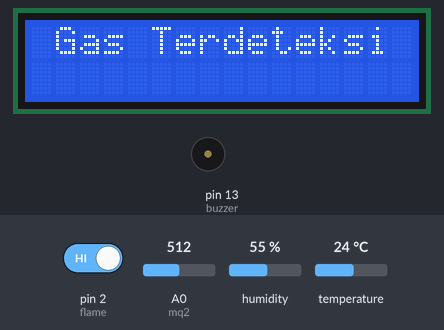
Bench run of a sketch on a simulated Arduino Uno, built with avr-gcc and run on an emulated ATmega328P. Parts: 16×2 character LCD, buzzer (waves = sounding, pin HIGH). Inputs (shaded band) come from the test bench; at power-on: A0 (mq2) = 512, pin 2 (flame) HIGH, humidity 55 %, temperature 24 °C.

Above: at 4.7 s.
4.8 s: A0 (mq2) set to 316
6.9 s: A0 (mq2) set to 288
At 8.9 s:
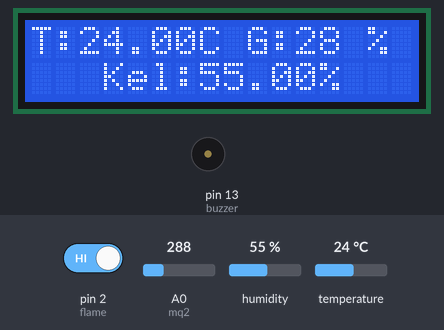
9.7 s: pin 2 (flame) driven LOW
At 11.2 s:
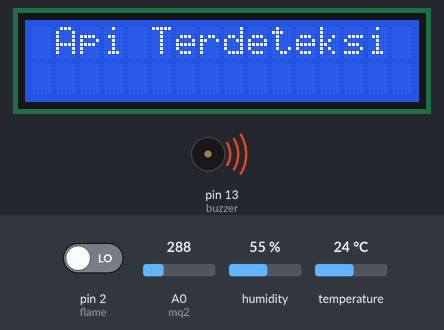
11.8 s: pin 2 (flame) driven HIGH
At 13.2 s:
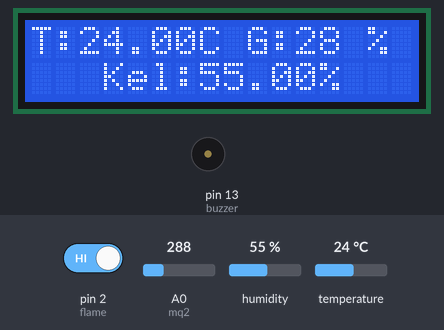
13.9 s: humidity set to 22 %
At 15.6 s:
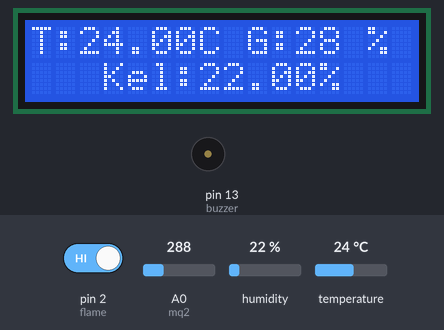
16.0 s: temperature set to 12 °C
At 17.1 s:
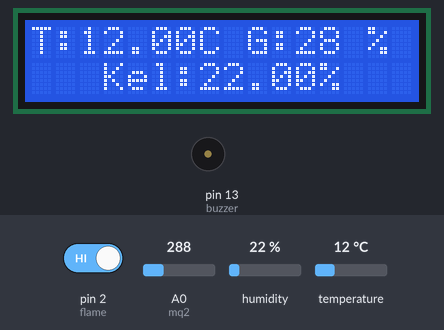
Timing chart, 0 to 19.0 s (numbered marks = the images above; inputs shaded):
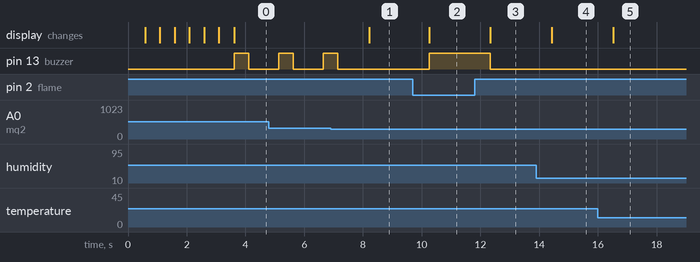

Measured:
- the behaviour switches between 307 and 306 on A0 (mq2) (found by bisection; images 0 and 1)
- after the input at 6.9 s, pin 13 (buzzer): goes on until 7.1 s, then stays LOW; the display: changes after 1.3 s (image 1)
- after the input at 9.7 s, pin 13 (buzzer): LOW → HIGH after 0.56 s; the display: changes after 0.56 s (image 2)
- after the input at 11.8 s, pin 13 (buzzer): HIGH → LOW after 0.54 s; the display: changes after 0.54 s (image 3)
- after the input at 13.9 s, the display: changes after 0.54 s (image 4)
- after the input at 16.0 s, the display: changes after 0.53 s (image 5)

The sketch:

jhon_proyek.ino
```cpp
#include <LiquidCrystal_I2C.h>
#include <DHT.h>
#include <SoftwareSerial.h>

LiquidCrystal_I2C lcd(0x27, 16, 2);
DHT dht(3, DHT11);
SoftwareSerial arduino(4,5);

#define flame 2
#define buzzer 13
#define mq2 A0

float temp, humi;
int flame_val, gasAnalog, gas, status;


void setup() {
  Serial.begin(9600);
  arduino.begin(115200);
  dht.begin();

  lcd.init();
  lcd.backlight();
  lcd.setCursor(3,0);
  lcd.print("Jhon Cenna");
  lcd.setCursor(1,1);
  lcd.print("Loading");

  for(int i = 8; i < 15; i++){
    lcd.setCursor(i,1);
    lcd.print(".");
    delay(500);
  }
  lcd.setBacklight(0x01);
  pinMode(flame, INPUT);
  pinMode(mq2, INPUT);
  pinMode(buzzer, OUTPUT);
  digitalWrite(buzzer, LOW);

}

void loop() {
  flame_val = digitalRead(flame);
  gasAnalog = analogRead(mq2);
  gas = map(gasAnalog, 0, 1023, 0, 100);

  if(flame_val == 0){
    lcd.clear();
    lcd.setCursor(1,0);
    lcd.print("Api Terdeteksi");
    digitalWrite(buzzer, HIGH);
    status = 1;
    sendData();
  }

  else if(gas >= 30){
    lcd.clear();
    lcd.setCursor(1,0);
    lcd.print("Gas Terdeteksi");
    status = 2;
    digitalWrite(buzzer, HIGH);
    delay(500);
    digitalWrite(buzzer, LOW);
    sendData();
  }

  else{
    monitoring();
    status = 0;
    digitalWrite(buzzer, LOW);
    sendData();
  }


  delay(1000);

}

void monitoring(){
  temp = dht.readTemperature();
  humi = dht.readHumidity();

  lcd.clear();
  lcd.setCursor(0, 0);
  lcd.print("T:");
  lcd.setCursor(2, 0);
  lcd.print(temp);
  lcd.setCursor(7, 0);
  lcd.print("C");

  lcd.setCursor(9, 0);
  lcd.print("G:");
  lcd.setCursor(11, 0);
  lcd.print(gas);
  lcd.setCursor(14, 0);
  lcd.print("%");

  lcd.setCursor(3,1);
  lcd.print("Kel:");
  lcd.setCursor(7, 1);
  lcd.print(humi);
  lcd.setCursor(12, 1);
  lcd.print("%");


}

void sendData(){
  arduino.print((String)temp + 'A' + (String)humi + 'B' + (String)status + 'Q' + (String)gas + 'D' + '\n');
  // arduino.print(temp);
  // arduino.print('A');
  // arduino.print(humi);
  // arduino.print('B');
  // arduino.print(status);
  // arduino.print('Q');
  // arduino.print(gas);
  // arduino.print('D');
  // arduino.print('\n');
}
```
